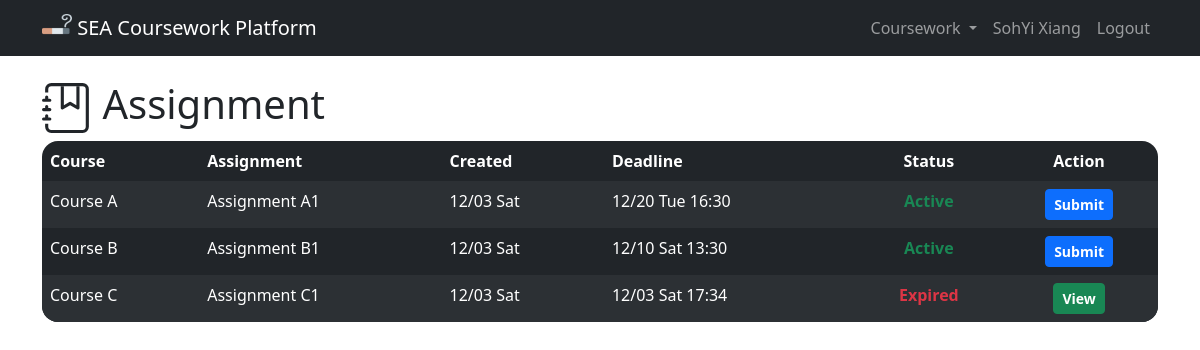
The page / (signed in) on the database as committed earlier.
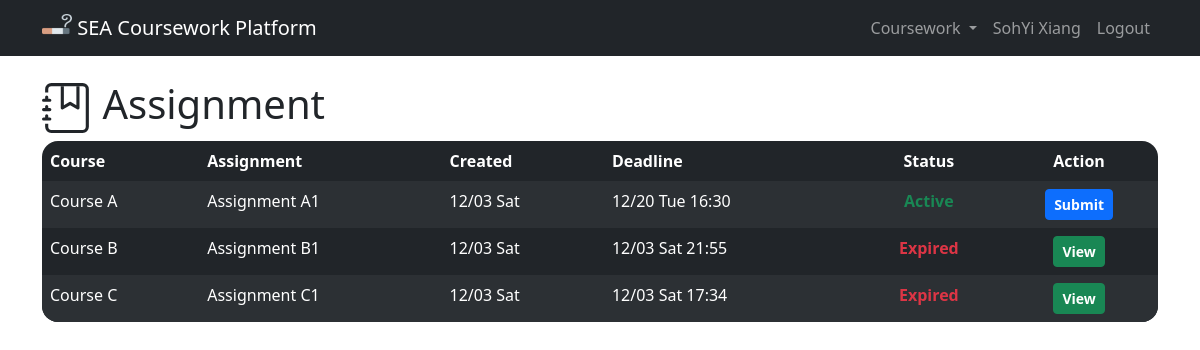
The same page on the database as committed later.
### coursework/models.py (models this page shows)
class Assignment(models.Model):
    coursework = models.ForeignKey(
        Coursework,
        on_delete=models.PROTECT,
        related_name="assignment"
    )
    title = models.CharField(max_length=128)
    created_on = models.DateTimeField(auto_now_add=True)
    deadline = models.DateTimeField()
    def __str__(self):
        return self.title
    @property
    def is_expired(self):
        return timezone.now() > self.deadline
    class Meta:
        ordering = ["coursework", "-created_on"]

class Coursework(models.Model):
    course = models.OneToOneField(
        Course,
        on_delete=models.PROTECT,
        unique=True,
        related_name="coursework_name"
    )
    taken_person = models.ManyToManyField(
        User,
        blank=True,
        related_name="coursework_taken"
    )
    def __str__(self):
        return self.course.name
    class Meta:
        ordering = ["course"]

class Course(models.Model):
    name = models.CharField(max_length=60)
    def __str__(self):
        return self.name
    class Meta:
        ordering = ["name"]

### coursework/views.py (the view)
# urls.py: path("", views.index, name="index"),
@login_required
def index(request):
    return render(request, "coursework/index.html", {
        "assignments": Assignment.objects.filter(coursework__taken_person=request.user)
    })

### coursework/templates/coursework/index.html (shortened to what this page needs)
{% extends "coursework/layout.html" %}
{% block body %}
<h1>
  Assignment
</h1>
<table class="table table-dark table-striped table-hover table-borderless">
  <thead>
    <tr>
      <th scope="col">Course</th>
      <th scope="col">Assignment</th>
      <th scope="col">Created</th>
      <th scope="col">Deadline</th>
      <th scope="col" class="text-center">Status</th>
      <th scope="col" class="text-center">Action</th>
    </tr>
  </thead>
  <tbody>
    {% for assignment in assignments %}
    <tr>
      <td>{{ assignment.coursework }}</td>
      <td>{{ assignment }}</td>
      <td>{{ assignment.created_on|date:'n/d D' }}</td>
      <td>{{ assignment.deadline|date:'n/d D G:i' }}</td>
      <td class="text-center">
        {% if assignment.is_expired %}
        <div class="text-danger fw-bold">Expired</div>
        {% else %}
        <div class="text-success fw-bold">Active</div>
        {% endif %}
      </td>
      <td class="text-center">
        {% if assignment.is_expired %}
          {% if user.status == "Student" %}
          <a href="{% url 'view_submit_result' assignment.coursework.id assignment.id %}" class="btn btn-success btn-sm fw-bold">
            View
          </a>
          {% endif %}
        {% else %}
          <a href="{% url 'submit_assignment' assignment.coursework.id assignment.id %}"
            class="btn btn-primary btn-sm fw-bold">
            Submit
          </a>
        {% endif %}
      </td>
    </tr>
    {% empty %}
    <tr>
      <td colspan="6">No assignment at the moment...</td>
    </tr>
    {% endfor %}
  </tbody>
</table>
{% endblock %}

Rows that differ between the two databases and show on the page:
changed Assignment "Assignment B1": deadline "12/10 Sat 13:30" → "12/03 Sat 21:55"; deadline "Active Submit" → "Expired View"
